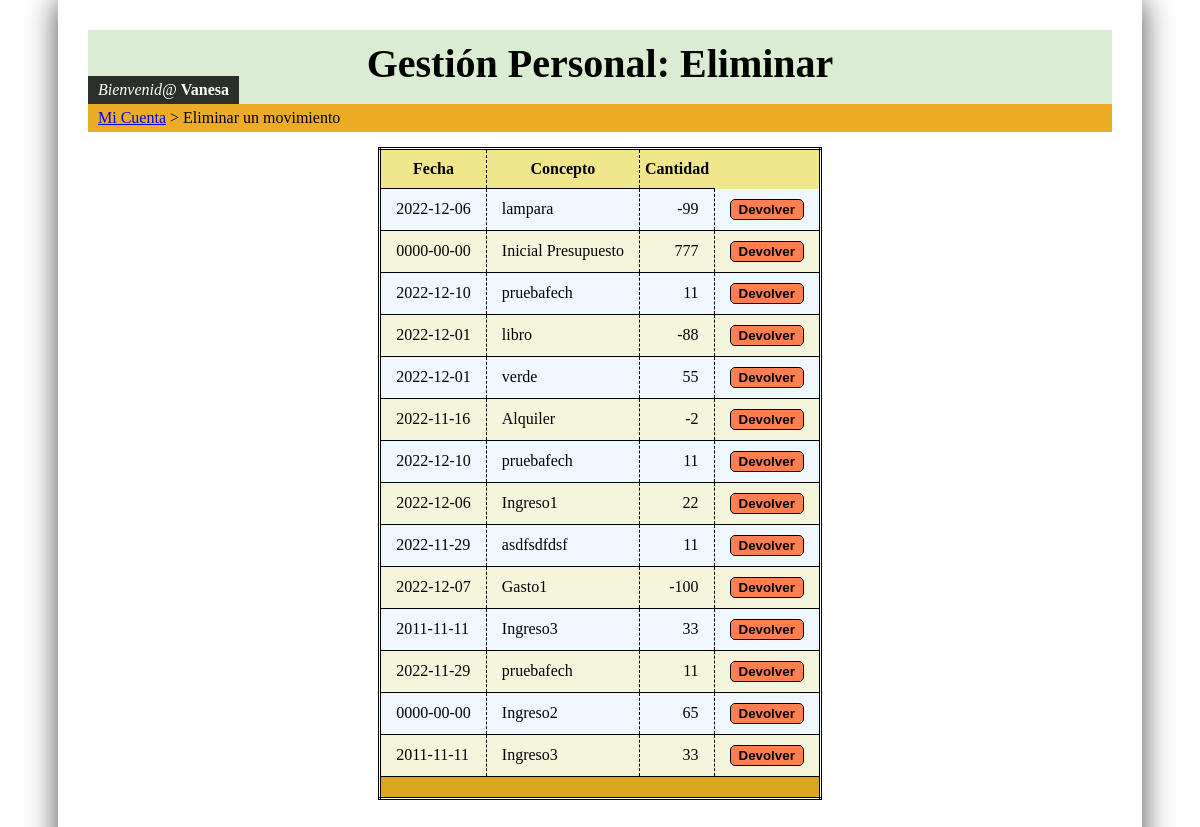
The page /cuenta/devolver.php (signed in) on the database its author committed.
### tables this page shows
CREATE TABLE `movimientos` (
  `codigoMov` varchar(4) NOT NULL,
  `loginUsu` varchar(20) NOT NULL,
  `fecha` date NOT NULL,
  `concepto` varchar(20) NOT NULL,
  `cantidad` float NOT NULL
);

### cuenta/devolver.php (the view, shortened to what this page needs)
<?php
$query = "SELECT * FROM movimientos WHERE loginUsu='" . $_SESSION['usuario'] . "'";
$con = conexion_bd("conta2");
$result = $con->query($query);
?>
<!DOCTYPE html>
<html>
<head>
	<link rel="stylesheet" type="text/css" href="../css/estilos.css">
</head>
<body>
	<header>
		<h1>Gestión Personal: Eliminar</h1>
		<div id="nombre-usuario-cabecera">
			<i>Bienvenid@</i> <b> <?php echo $_SESSION['usuario'] ?></b>
		</div>
	</header>
	<nav>
		<span class="desplegable">
			<a href="./?<?php  ?>">Mi Cuenta</a>
		</span>
		&gt; Eliminar un movimiento
	</nav>
	<main>
		<form method='post' action="<?php echo htmlspecialchars($_SERVER["PHP_SELF"]); ?>">
			<table class="tabla">
				<thead>
					<tr>
						<th>Fecha</th>
						<th>Concepto</th>
						<th>Cantidad</th>
						<td></td>
					</tr>
				</thead>
				<tbody>
					<?php
					$reg = $result->fetch();
					while ($reg != null) {
						echo "<tr>";
						echo "<td>" . $reg['fecha'] . "</td>";
						echo "<td>" . $reg['concepto'] . "</td>";
						echo "<td>" . $reg['cantidad'] . "</td>";
						echo "<td><button class='devolver' name='devolver' value='" . $reg['codigoMov'] . "'>Devolver</button></td>";
						echo "</tr>";
						$reg = $result->fetch();
					}
					?>
				</tbody>
				<tfoot>
					<tr>
						<th colspan="4"></th>
					</tr>
				</tfoot>
			</table>
		</form>
	</main>
</body>
</html>

### css/estilos.css (style rules this page uses)
body { max-width: 1024px; margin: 0 auto; padding: 30px 30px 70px 30px; background: #fff; -webkit-box-shadow: rgba(0, 0, 0, 0.7) 0 0 30px; -moz-box-shadow: rgba(0, 0, 0, 0.7) 0 0 30px; box-shadow: rgba(0, 0, 0, 0.7) 0 0 30px; }
header { position: relative; background-color:#DAECD2; padding: 5px; }
header h1 { text-align: center; font-size: 2.5em; margin-top: 5px; margin-bottom: 12px; }
nav { background: #ECAC25; padding: 5px 10px; }
main { padding: 15px 10px; }
select, input, button { padding: 4px; border-radius: 5px; }
#nombre-usuario-cabecera { position: absolute; bottom: 0; left: 0; padding: 5px 10px; background: rgba(0,0,0,0.8); color: white; }
.desplegable { background: inherit; display: inline-block; }
table.tabla { border: double; border-collapse: collapse; margin: auto; }
table.tabla thead { background: khaki; }
table.tabla tfoot { background: goldenrod; font-size: 1.3em; }
table.tabla thead th, table.tabla tbody td { border-left: dashed 1px; border-bottom: solid 1px; }
table.tabla td { padding: 10px 15px; }
table.tabla th { padding: 10px 5px; }
table.tabla tbody tr:nth-child(odd) { background-color: aliceblue; }
table.tabla tbody tr:nth-child(even) { background-color: beige; }
table.tabla tbody td:nth-child(n+3) { text-align: right; }
table.tabla tfoot th:first-child { font-size: 0.8em; font-style: italic; }
table.tabla tfoot th:last-child { text-align: left; }
button.devolver { background: coral; border: solid 1px; border-radius: 5px; cursor: pointer; font-weight: bold; padding: 2px 8px; }

### rows shown on the page
movimientos: fecha "2022-12-06", concepto "lampara", cantidad "-99"
movimientos: fecha "0000-00-00", concepto "Inicial Presupuesto", cantidad "777", $reg['codigoMov'] 1 (drawn)
movimientos: fecha "2022-12-10", concepto "pruebafech", cantidad "11"
movimientos: fecha "2022-12-01", concepto "libro", cantidad "-88"
movimientos: fecha "2022-12-01", concepto "verde", cantidad "55"
movimientos: fecha "2022-11-16", concepto "Alquiler", cantidad "-2", $reg['codigoMov'] 6766 (drawn)
movimientos: fecha "2022-12-10", concepto "pruebafech", cantidad "11"
movimientos: fecha "2022-12-06", concepto "Ingreso1", cantidad "22", $reg['codigoMov'] 7519 (drawn)
movimientos: fecha "2022-11-29", concepto "asdfsdfdsf", cantidad "11"
movimientos: fecha "2022-12-07", concepto "Gasto1", cantidad "-100"
movimientos: fecha "2011-11-11", concepto "Ingreso3", cantidad "33"
movimientos: fecha "2022-11-29", concepto "pruebafech", cantidad "11"
movimientos: fecha "0000-00-00", concepto "Ingreso2", cantidad "65"
movimientos: fecha "2011-11-11", concepto "Ingreso3", cantidad "33"

### other values the page prints
$_SESSION['usuario'] "Vanesa"
